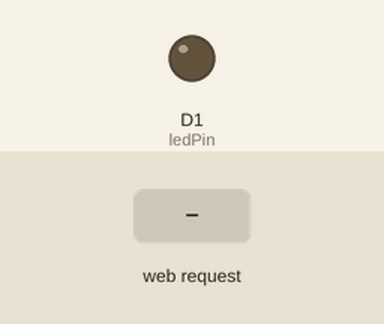
Simulated run of this sketch. Board: ESP8266 (NodeMCU). On the bench: output pins drawn as LEDs (lit = HIGH). The test bench sets the inputs (shaded band).

Above: at 1.2 s.
1.3 s: HTTP request GET /toggle received
At 2.1 s:
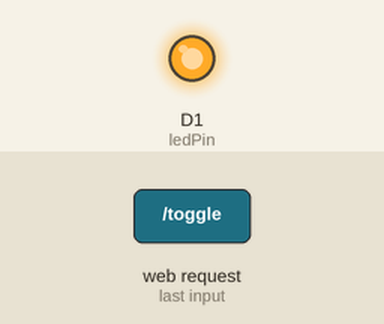
Timing chart, 0 to 4.3 s (numbered marks = the images above; inputs shaded):
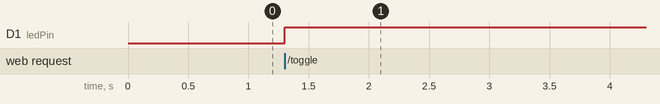

Measured:
- after the input at 1.3 s, D1 (ledPin): LOW → HIGH at once

The sketch:

WIFI_CONNECTION_AP_STA_BY_PHONE.ino
```cpp
#include <ESP8266WiFi.h>
#include <ESP8266WebServer.h>

ESP8266WebServer server(80);
const int ledPin = D1;

void handleRoot() {
  String html = "\
  <a href=\"/toggle\">\
  <button id=\"btn\">Turn On</button>\
  </a>\
\
    <script>\
        const btn = document.getElementById(\"btn\");\
        let on = true;\
\
        btn.addEventListener(\"click\", () => {\
            if (on) {\
                on = false;\
                btn.style.backgroundColor = \"gray\";\
                btn.innerHTML = \"Turn Off\";\
            } else {\
                on = true;\
                btn.style.backgroundColor = \"blue\";\
                btn.innerHTML = \"Turn On\";\
            }\
        })\
    </script>\
    \
     <style>\
        body {\
            background-color: #444;\
            height: 100vh;\
            \
            display: flex;\
            justify-content: center;\
            align-items: center;\
        }\
        #btn {\
            background-color: blue;\
            color: white;\
            border: 3px solid red;\
\
            border-radius: 1030px;\
            width: 5rem;\
            height: 5rem;\
        }\
\
        #btn:hover {\
            cursor: pointer;\
        }\
    </style>\
    ";
  server.send(200, "text/html", html);
}
// 200 means website is okay, 404 means website not found, 303 means redirection / see other,

void handleToggle() {
  digitalWrite(ledPin, !digitalRead(ledPin));
  server.sendHeader("Location", "/");
  server.send(303);
}

void setup() {
  pinMode(ledPin, OUTPUT);
  WiFi.softAP("Iot_Sanghatna", "password",1,0,3);

  server.on("/", handleRoot);
  server.on("/toggle", handleToggle);

  server.begin();
}

void loop() {
  server.handleClient();
}
```
